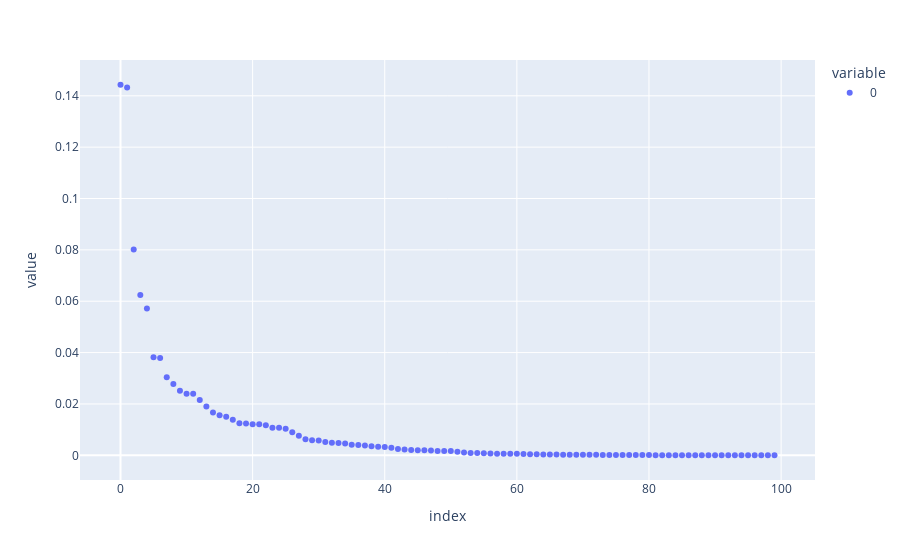

The notebook cell this image was saved under:
### Code cell
aux = pca.explained_variance_ratio_
px.scatter(aux)
